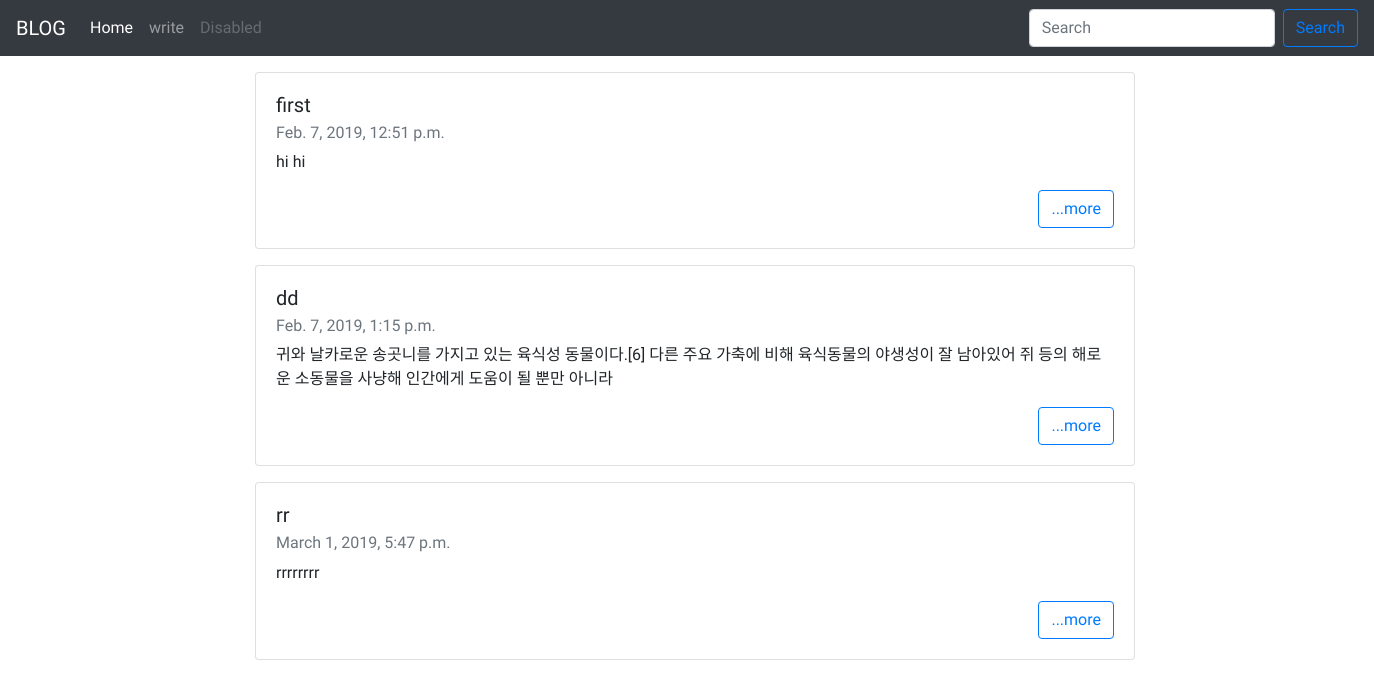
The page / on the database its author committed.
### blogapp/models.py (models this page shows, shortened)
class Blog(models.Model):
    title=models.CharField(max_length=200)
    pub_date=models.DateTimeField('date pulished')
    body=models.TextField()
    def summary(self):
        return self.body[:100]

### blogapp/views.py (the view)
# urls.py: 2. Add a URL to urlpatterns:  path('', views.home, name='home')
def home(request):
    blogs=Blog.objects
    return render(request,'home.html',{'blogs':blogs})

### blogapp/templates/home.html (shortened to what this page needs)
{% load static %}
<!doctype html>
<html lang="en">
    <head>
        <link
            rel="stylesheet"
            href="https://maxcdn.bootstrapcdn.com/bootstrap/4.0.0/css/bootstrap.min.css"
>
            <link rel="stylesheet" type="text/css" href="{%static 'blogapp/custom.css'%}" />
        <nav class="navbar navbar-expand-lg navbar-dark bg-dark">
            <a class="navbar-brand" href="#">BLOG</a>
            <div class="collapse navbar-collapse" id="navbarSupportedContent">
                <ul class="navbar-nav mr-auto">
                    <li class="nav-item active">
                        <a class="nav-link" href="{% url 'home'%}">Home
                            <span class="sr-only">(current)</span></a>
                    </li>
                    <li class="nav-item">
                        <a class="nav-link" href="{% url 'new'%}">write</a>
                    </li>
                    <li class="nav-item">
                        <a class="nav-link disabled" href="#">Disabled</a>
                    </li>
                </ul>
                <form class="form-inline my-2 my-lg-0">
                    <input
                        class="form-control mr-sm-2"
                        type="search"
                        placeholder="Search"
                        aria-label="Search">
                    <button class="btn btn-outline-primary my-2 my-sm-0" type="submit">Search</button>
                </form>
            </div>
        </nav>
        {% block content %}
            {% for blog in blogs.all %}
                <div class="container">
                    <div class="card" style="width: 55rem; margin: 1rem">
                        <div class="card-body">
                            <h5 class="card-title">{{blog.title}}</h5>
                            <h6 class="card-subtitle mb-2 text-muted">{{blog.pub_date}}</h6>
                            <p class="card-text">{{blog.summary}}</p>
                            <a href="{% url 'detail' blog.id %}" class="btn btn-outline-primary">...more</a>
                        </div>
                    </div>
                </div>
                    {%endfor%}
            {% endblock %}
        </body>
    </html>

### blogapp/static/blogapp/custom.css (style rules this page uses)
nav { font-family: 'Do Hyeon', sans-serif; }
.container { margin-left:14rem; font-family: 'Do Hyeon', sans-serif; }
.btn-outline-primary { float: right; }

### rows shown on the page
Blog: title "first", pub_date "Feb. 7, 2019, 12:51 p.m.", summary "hi hi"
Blog: title "dd", pub_date "Feb. 7, 2019, 1:15 p.m.", summary "귀와 날카로운 송곳니를 가지고 있는 육식성 동물이다.[6] 다른 주요 가축에 비해 육식동물의 야생성이 잘 남아있어 쥐 등의 해로운 소동물을 사냥해 인간에게 도움이 될 뿐만 아니라"
Blog: title "rr", pub_date "March 1, 2019, 5:47 p.m.", summary "rrrrrrrr"
